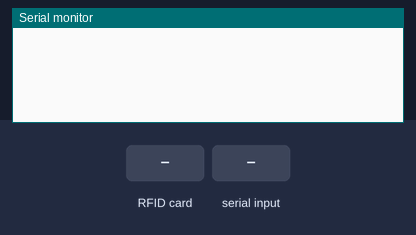
Bench run of a sketch on a simulated Arduino Nano, built with avr-gcc and run on an emulated ATmega328P. On the bench: the last lines printed to the serial monitor. The test bench sets the inputs (shaded band).

Above: at 1.2 s.
1.3 s: RFID card 5E 7A 19 C4 held to the reader
At 1.9 s:
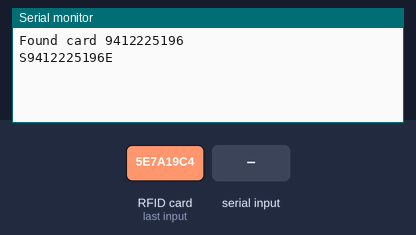
2.8 s: "M1F" received over Serial
At 3.2 s:
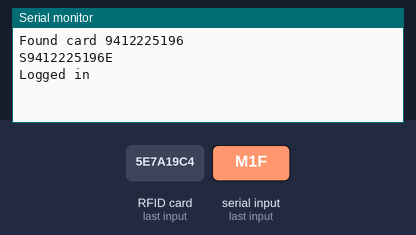

The sketch:

arduino.ino
```cpp
/*
 --------------------------------------------------------------
 * Pin layout should be as follows:
 * Signal     Pin              Pin               Pin
 *            Arduino Nano     Arduino Mega      MFRC522 board
 * ------------------------------------------------------------
 * Reset      9                5                 RST
 * SPI SS     10               53                SDA
 * SPI MOSI   11               51                MOSI
 * SPI MISO   12               50                MISO
 * SPI SCK    13               52                SCK
 *
 * The reader can be found on eBay for around 5 dollars. Search for "mf-rc522" on ebay.com.
 */

#include <SPI.h>
#include <MFRC522.h>

#define SS_PIN 10
#define RST_PIN 9
#define LED_PIN 13

MFRC522 mfrc522(SS_PIN, RST_PIN);        // Create MFRC522 instance.

void setup() {
        pinMode(LED_PIN, OUTPUT);            // Led pin
        Serial.begin(115200);            // Initialize serial communications with the PC
        SPI.begin();                     // Init SPI bus
        mfrc522.PCD_Init();              // Init MFRC522 card
}

void loop() {
        // Look for new cards
        String cardId = getCardUid();
        if (cardId == "") {
                return;
        }
        Serial.println("Found card " + cardId);
        sendRDIFNumberToSerial(cardId);
}

String getCardUid() {
        // Getting ready for Reading PICCs
        if (!mfrc522.PICC_IsNewCardPresent()) { // If a new PICC placed to RFID reader continue
                return "";
        }

        if (!mfrc522.PICC_ReadCardSerial()) { // Since a PICC placed get Serial and continue
                return "";
        }

        String uid = "";
        for (byte i = 0; i < mfrc522.uid.size; i++) {
                uid += mfrc522.uid.uidByte[i] < 0x10 ? "0" : "";
                uid += mfrc522.uid.uidByte[i];
        }

        mfrc522.PICC_HaltA();
        return uid;
}

void sendRDIFNumberToSerial(String cardId) {
        Serial.println("S" + cardId + "E");
}

void serialEvent() {
        String inputString = "";
        while (Serial.available()) {
                char inChar = (char)Serial.read();
                inputString += inChar;

                if (inputString == "M1F") {
                        Serial.flush();
                        Serial.println("Logged in");
                        blinkSuccess();
                }
                else if (inputString == "M0F") {
                        Serial.flush();
                        Serial.println("Not logged in");
                        blinkFailure();
                }
        }
}

void blinkSuccess() {
        digitalWrite(LED_PIN, HIGH);
        delay(2000);
        digitalWrite(LED_PIN, LOW);
}

void blinkFailure() {
        digitalWrite(LED_PIN, HIGH);
        delay(200);
        digitalWrite(LED_PIN, LOW);
        delay(200);
        digitalWrite(LED_PIN, HIGH);
        delay(200);
        digitalWrite(LED_PIN, LOW);
        delay(200);
        digitalWrite(LED_PIN, HIGH);
        delay(200);
        digitalWrite(LED_PIN, LOW);
}
```

Measured:
- after the input at 1.3 s, the serial monitor: prints a new line at once (image 1)
- after the input at 2.8 s, the serial monitor: prints a new line at once (image 2)
